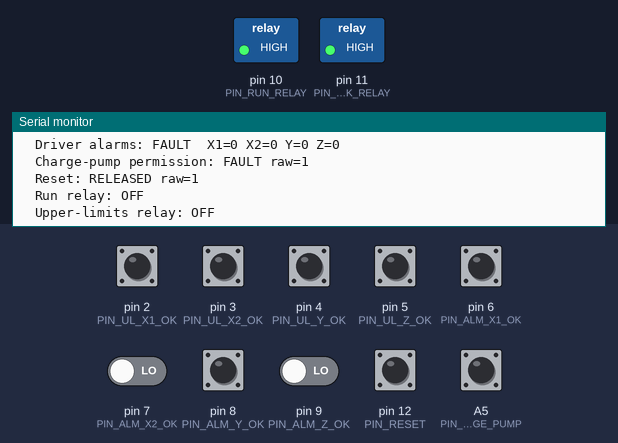
Bench run of a sketch on a simulated Arduino Nano, built with avr-gcc and run on an emulated ATmega328P. Parts: switched loads named in the sketch (green lamp = pin HIGH), the last lines printed to the serial monitor. The inputs (shaded band) are chosen by the test bench; at power-on: A5 (PIN_CHARGE_PUMP), pin 12 (PIN_RESET) HIGH, pin 2 (PIN_UL_X1_OK), pin 3 (PIN_UL_X2_OK), pin 4 (PIN_UL_Y_OK), pin 5 (PIN_UL_Z_OK), pin 6 (PIN_ALM_X1_OK), pin 7 (PIN_ALM_X2_OK), pin 8 (PIN_ALM_Y_OK), pin 9 (PIN_ALM_Z_OK) LOW.

Above: at 1.4 s.
1.5 s: pin 2 (PIN_UL_X1_OK) pulled HIGH for 0.15 s
At 2.2 s:
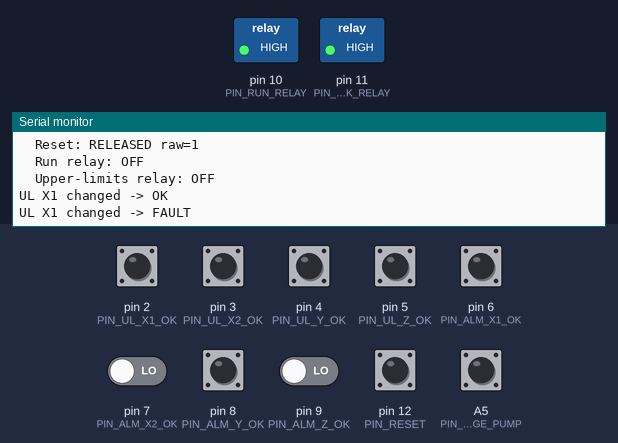
3.1 s: pin 4 (PIN_UL_Y_OK) pulled HIGH for 0.15 s
At 3.8 s:
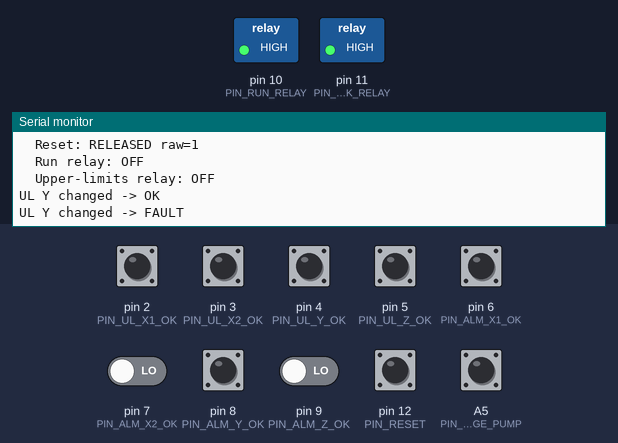
4.7 s: pin 5 (PIN_UL_Z_OK) pulled HIGH for 0.15 s
At 6.0 s:
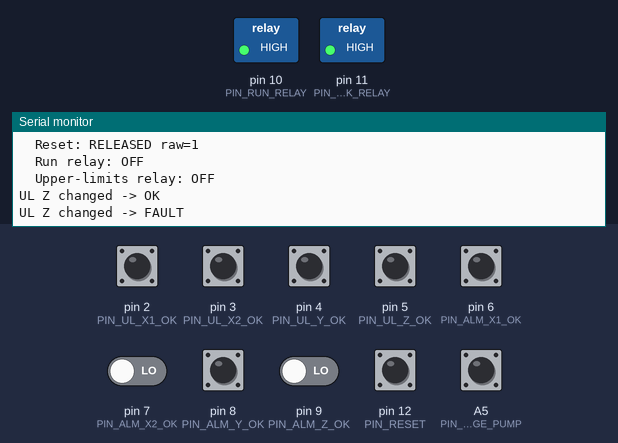
6.3 s: pin 3 (PIN_UL_X2_OK) pulled HIGH for 0.15 s
At 6.45 s:
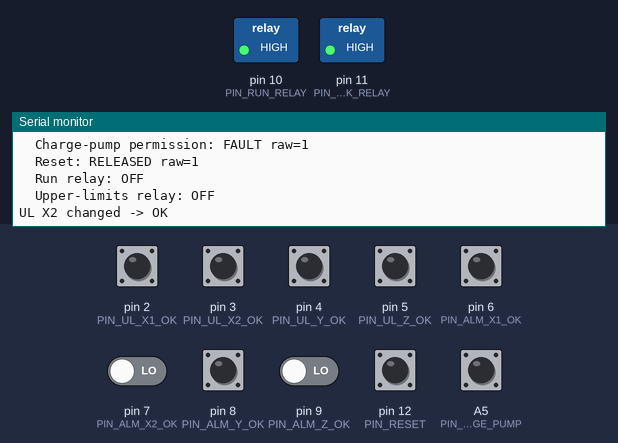
9.4 s: pin 6 (PIN_ALM_X1_OK) pulled HIGH for 0.15 s
At 10.2 s:
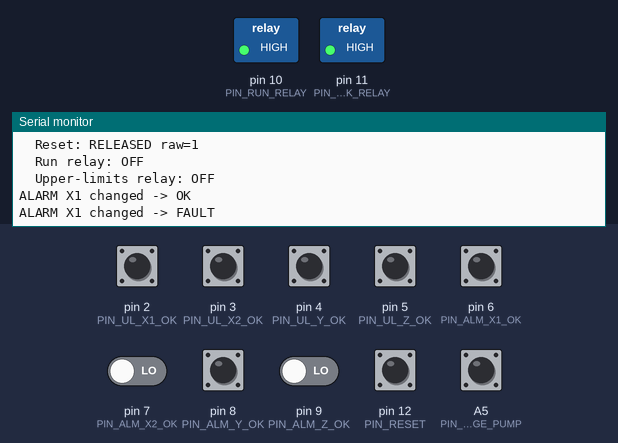
11.0 s: pin 8 (PIN_ALM_Y_OK) pulled HIGH for 0.15 s
At 12.1 s:
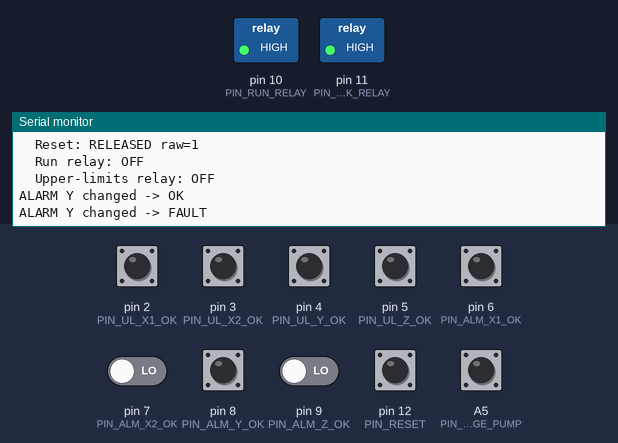
Timing chart, 0 to 13.6 s (numbered marks = the images above; inputs shaded):
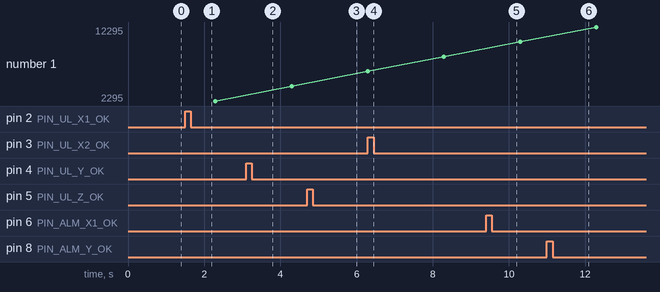

Measured:
- after the input at 1.5 s, the serial monitor: prints a new line at once (image 1)
- after the input at 3.1 s, the serial monitor: prints a new line at once (image 2)
- after the input at 4.7 s, the serial monitor: prints a new line at once (image 3)
- after the input at 6.3 s, the serial monitor: prints a new line at once (image 4)
- after the input at 9.4 s, the serial monitor: prints a new line at once (image 5)
- after the input at 11.0 s, the serial monitor: prints a new line at once (image 6)

The sketch:

EstopBoardv3.ino
```cpp
#include <Bounce2.h>

/*
  PanelViz run permissive controller for an Arduino Nano.

  Input convention for opto-board channels:
    HIGH = OK
    LOW  = fault / inactive / disconnected

  Reset button:
    Uses INPUT_PULLUP.
    LOW = pressed
    HIGH = released / disconnected

  AXBB-E O1 permission through a 4N26:
    A5 uses INPUT_PULLUP; collector (pin 5) to A5, emitter (pin 4) to Nano GND.
    LOW = charge-pump permission present; HIGH = absent / disconnected.
    This monitors AXBB-E's decoded O1 output, not a raw pulse train.
    See README.md for the isolated 24 V side and startup procedure.

  Relay boards:
    This sketch defaults to active-low relay modules because the prior
    machine sketch used LOW to close relay contacts.
*/

enum RunState {
  STATE_OFF,
  STATE_STARTING,
  STATE_RUN,
  STATE_FAULT
};

const uint8_t PIN_UL_X1_OK = 2;
const uint8_t PIN_UL_X2_OK = 3;
const uint8_t PIN_UL_Y_OK = 4;
const uint8_t PIN_UL_Z_OK = 5;

const uint8_t PIN_ALM_X1_OK = 6;
const uint8_t PIN_ALM_X2_OK = 7;
const uint8_t PIN_ALM_Y_OK = 8;
const uint8_t PIN_ALM_Z_OK = 9;

const uint8_t PIN_RUN_RELAY = 10;
const uint8_t PIN_UPPER_LIMITS_OK_RELAY = 11;
const uint8_t PIN_RESET = 12;
const uint8_t PIN_CHARGE_PUMP = A5;

const uint8_t RELAY_ON = LOW;
const uint8_t RELAY_OFF = HIGH;

const unsigned long DEBOUNCE_MS = 20;
const unsigned long STATUS_INTERVAL_MS = 2000;
const unsigned long SERIAL_BAUD = 115200;

RunState state = STATE_OFF;

Bounce ulX1 = Bounce();
Bounce ulX2 = Bounce();
Bounce ulY = Bounce();
Bounce ulZ = Bounce();

Bounce almX1 = Bounce();
Bounce almX2 = Bounce();
Bounce almY = Bounce();
Bounce almZ = Bounce();

Bounce resetButton = Bounce();
Bounce chargePump = Bounce();

// Startup may initially lack CP because I6 sees de-energized contactors.
// Once CP has appeared, losing it cancels this attempt even with reset held.
bool startupChargePumpSeen = false;

bool runRelayState = false;
bool upperLimitsRelayState = false;

unsigned long lastStatusTime = 0;

const char* stateName(RunState value) {
  switch (value) {
    case STATE_OFF:
      return "OFF";

    case STATE_STARTING:
      return "STARTING";

    case STATE_RUN:
      return "RUN";

    case STATE_FAULT:
      return "FAULT";

    default:
      return "UNKNOWN";
  }
}

void attachInput(Bounce& input, uint8_t pin, uint8_t mode = INPUT) {
  pinMode(pin, mode);
  input.attach(pin);
  input.interval(DEBOUNCE_MS);
}

void updateInputs() {
  ulX1.update();
  ulX2.update();
  ulY.update();
  ulZ.update();

  almX1.update();
  almX2.update();
  almY.update();
  almZ.update();

  resetButton.update();
  chargePump.update();
}

bool upperLimitsOk() {
  return ulX1.read() == HIGH &&
         ulX2.read() == HIGH &&
         ulY.read() == HIGH &&
         ulZ.read() == HIGH;
}

bool driverAlarmsOk() {
  return almX1.read() == HIGH &&
         almX2.read() == HIGH &&
         almY.read() == HIGH &&
         almZ.read() == HIGH;
}

bool resetPressed() {
  return resetButton.read() == LOW;
}

bool chargePumpOk() {
  return chargePump.read() == LOW;
}

void printOkFault(bool ok) {
  Serial.print(ok ? F("OK") : F("FAULT"));
}

void printPressedReleased(bool pressed) {
  Serial.print(pressed ? F("PRESSED") : F("RELEASED"));
}

void printStatus(const __FlashStringHelper* reason) {
  Serial.print(F("["));
  Serial.print(millis());
  Serial.print(F(" ms] "));
  Serial.println(reason);

  Serial.print(F("  State: "));
  Serial.println(stateName(state));

  Serial.print(F("  Upper limits: "));
  printOkFault(upperLimitsOk());
  Serial.print(F("  X1="));
  Serial.print(ulX1.read());
  Serial.print(F(" X2="));
  Serial.print(ulX2.read());
  Serial.print(F(" Y="));
  Serial.print(ulY.read());
  Serial.print(F(" Z="));
  Serial.println(ulZ.read());

  Serial.print(F("  Driver alarms: "));
  printOkFault(driverAlarmsOk());
  Serial.print(F("  X1="));
  Serial.print(almX1.read());
  Serial.print(F(" X2="));
  Serial.print(almX2.read());
  Serial.print(F(" Y="));
  Serial.print(almY.read());
  Serial.print(F(" Z="));
  Serial.println(almZ.read());

  Serial.print(F("  Charge-pump permission: "));
  printOkFault(chargePumpOk());
  Serial.print(F(" raw="));
  Serial.println(chargePump.read());

  Serial.print(F("  Reset: "));
  printPressedReleased(resetPressed());
  Serial.print(F(" raw="));
  Serial.println(resetButton.read());

  Serial.print(F("  Run relay: "));
  Serial.println(runRelayState ? F("ON") : F("OFF"));

  Serial.print(F("  Upper-limits relay: "));
  Serial.println(upperLimitsRelayState ? F("ON") : F("OFF"));
}

void setState(RunState newState, const __FlashStringHelper* reason) {
  if (newState == state) {
    return;
  }

  Serial.print(F("["));
  Serial.print(millis());
  Serial.print(F(" ms] State change: "));
  Serial.print(stateName(state));
  Serial.print(F(" -> "));
  Serial.print(stateName(newState));
  Serial.print(F(" | "));
  Serial.println(reason);

  state = newState;
}

void runRelay(bool on) {
  digitalWrite(PIN_RUN_RELAY, on ? RELAY_ON : RELAY_OFF);
  runRelayState = on;
}

void upperLimitsOkRelay(bool on) {
  digitalWrite(
    PIN_UPPER_LIMITS_OK_RELAY,
    on ? RELAY_ON : RELAY_OFF
  );
  upperLimitsRelayState = on;
}

void reportInputChanges() {
  if (ulX1.changed()) {
    Serial.print(F("UL X1 changed -> "));
    printOkFault(ulX1.read() == HIGH);
    Serial.println();
  }

  if (ulX2.changed()) {
    Serial.print(F("UL X2 changed -> "));
    printOkFault(ulX2.read() == HIGH);
    Serial.println();
  }

  if (ulY.changed()) {
    Serial.print(F("UL Y changed -> "));
    printOkFault(ulY.read() == HIGH);
    Serial.println();
  }

  if (ulZ.changed()) {
    Serial.print(F("UL Z changed -> "));
    printOkFault(ulZ.read() == HIGH);
    Serial.println();
  }

  if (almX1.changed()) {
    Serial.print(F("ALARM X1 changed -> "));
    printOkFault(almX1.read() == HIGH);
    Serial.println();
  }

  if (almX2.changed()) {
    Serial.print(F("ALARM X2 changed -> "));
    printOkFault(almX2.read() == HIGH);
    Serial.println();
  }

  if (almY.changed()) {
    Serial.print(F("ALARM Y changed -> "));
    printOkFault(almY.read() == HIGH);
    Serial.println();
  }

  if (almZ.changed()) {
    Serial.print(F("ALARM Z changed -> "));
    printOkFault(almZ.read() == HIGH);
    Serial.println();
  }

  if (resetButton.changed()) {
    Serial.print(F("RESET changed -> "));
    printPressedReleased(resetPressed());
    Serial.println();
  }

  if (chargePump.changed()) {
    Serial.print(F("CHARGE PUMP changed -> "));
    printOkFault(chargePumpOk());
    Serial.println();
  }
}

void setup() {
  // Establish OFF before serial initialization or any startup delay.
  // Set the output level before changing the pin to OUTPUT.
  digitalWrite(PIN_RUN_RELAY, RELAY_OFF);
  digitalWrite(PIN_UPPER_LIMITS_OK_RELAY, RELAY_OFF);
  pinMode(PIN_RUN_RELAY, OUTPUT);
  pinMode(PIN_UPPER_LIMITS_OK_RELAY, OUTPUT);

  Serial.begin(SERIAL_BAUD);
  delay(250);

  Serial.println();
  Serial.println(F("===================================="));
  Serial.println(F("PanelViz controller starting"));
  Serial.println(F("Serial debugging enabled at 115200"));
  Serial.println(F("===================================="));

  attachInput(ulX1, PIN_UL_X1_OK);
  attachInput(ulX2, PIN_UL_X2_OK);
  attachInput(ulY, PIN_UL_Y_OK);
  attachInput(ulZ, PIN_UL_Z_OK);

  attachInput(almX1, PIN_ALM_X1_OK);
  attachInput(almX2, PIN_ALM_X2_OK);
  attachInput(almY, PIN_ALM_Y_OK);
  attachInput(almZ, PIN_ALM_Z_OK);

  attachInput(resetButton, PIN_RESET, INPUT_PULLUP);
  attachInput(chargePump, PIN_CHARGE_PUMP, INPUT_PULLUP);

  // Allow inputs to settle and Bounce2 to read them.
  delay(DEBOUNCE_MS + 5);
  updateInputs();

  runRelay(false);
  upperLimitsOkRelay(false);

  printStatus(F("Initial status"));
  lastStatusTime = millis();
}

void loop() {
  updateInputs();

  bool ulOk = upperLimitsOk();
  bool almOk = driverAlarmsOk();
  bool reset = resetPressed();
  bool cpOk = chargePumpOk();
  RunState nextState = state;
  const __FlashStringHelper* reason = F("No state change");

  switch (state) {
    case STATE_OFF:
      // Only a new press can start. Held-at-boot or a rejected press is
      // never queued for later when a fault/permission recovers.
      if (resetButton.fell() && ulOk) {
        startupChargePumpSeen = cpOk;
        nextState = STATE_STARTING;
        reason = F("Fresh reset press; hold until alarms and CP are OK");
      }
      break;

    case STATE_STARTING:
      if (!ulOk) {
        nextState = STATE_FAULT;
        reason = F("Upper-limit permissive lost during startup");
      } else if (startupChargePumpSeen && !cpOk) {
        nextState = STATE_FAULT;
        reason = F("Charge-pump permission lost during startup");
      } else if (!reset) {
        nextState = STATE_OFF;
        reason = F("Reset released before startup completed");
      } else {
        startupChargePumpSeen = startupChargePumpSeen || cpOk;
        if (almOk && cpOk) {
          nextState = STATE_RUN;
          reason = F("Driver alarms and charge-pump permission are OK");
        }
      }
      break;

    case STATE_RUN:
      if (!ulOk) {
        nextState = STATE_FAULT;
        reason = F("Upper-limit permissive lost while running");
      } else if (!almOk) {
        nextState = STATE_FAULT;
        reason = F("Driver alarm detected while running");
      } else if (!cpOk) {
        nextState = STATE_FAULT;
        reason = F("Charge-pump permission lost while running");
      }
      break;

    case STATE_FAULT:
      if (!reset) {
        nextState = STATE_OFF;
        reason = F("Reset released; waiting for a fresh press");
      }
      break;

    default:
      nextState = STATE_FAULT;
      reason = F("Invalid controller state");
      break;
  }

  // Apply both outputs in the same iteration that recognizes a fault,
  // before diagnostics (Serial.print can block when its buffer is full).
  runRelay(nextState == STATE_STARTING || nextState == STATE_RUN);
  upperLimitsOkRelay(ulOk);
  setState(nextState, reason);
  reportInputChanges();

  if (millis() - lastStatusTime >= STATUS_INTERVAL_MS) {
    lastStatusTime = millis();
    printStatus(F("Periodic status"));
  }
}
```
